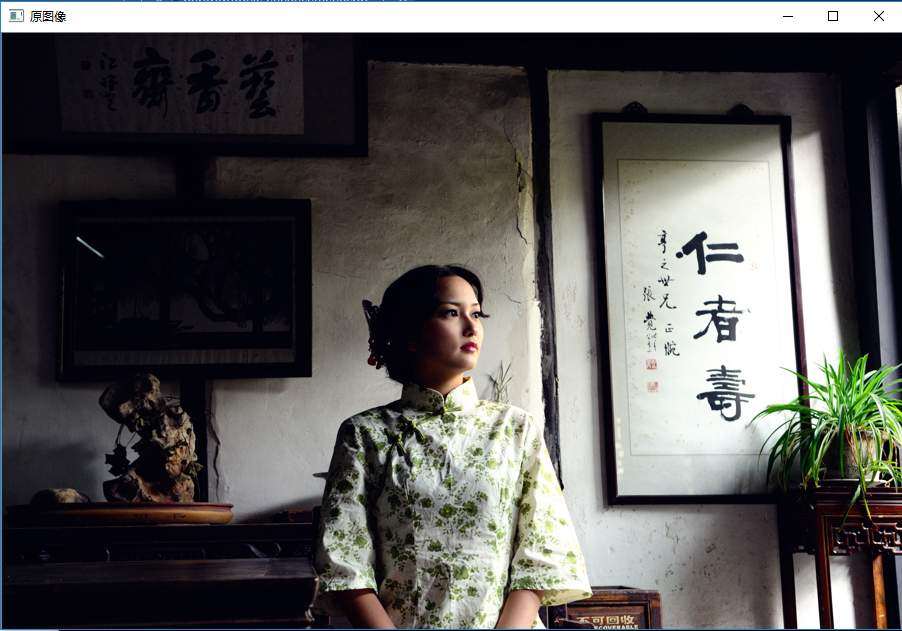
//> input picture opencv_test/Test.jpg, 902 x 631 px
$ ./split_chanel   (built with g++ and OpenCV 4)
//> lines starting //> are read from the running program, lines starting //| are printed output that depends on the picture
#include <opencv2/highgui/highgui.hpp>
#include <opencv2/imgproc/imgproc.hpp>
#include <opencv2/opencv.hpp>
#include <iostream>

using namespace cv;

int main(int argc, char *argv[])
{
	Mat image = imread("Test.jpg", 1);
//> image is the input picture: 631 rows x 902 cols, CV_8UC3; mean B, G, R 86.5, 88.3, 89.6
	if (image.empty())
	{
		std::cout << "打开图片失败,请检查" << std::endl;
		return -1;
	}
	imshow("原图像", image);
	Mat imageRGB[3];
	cv::TickMeter tm;
	tm.start();
	split(image, imageRGB);
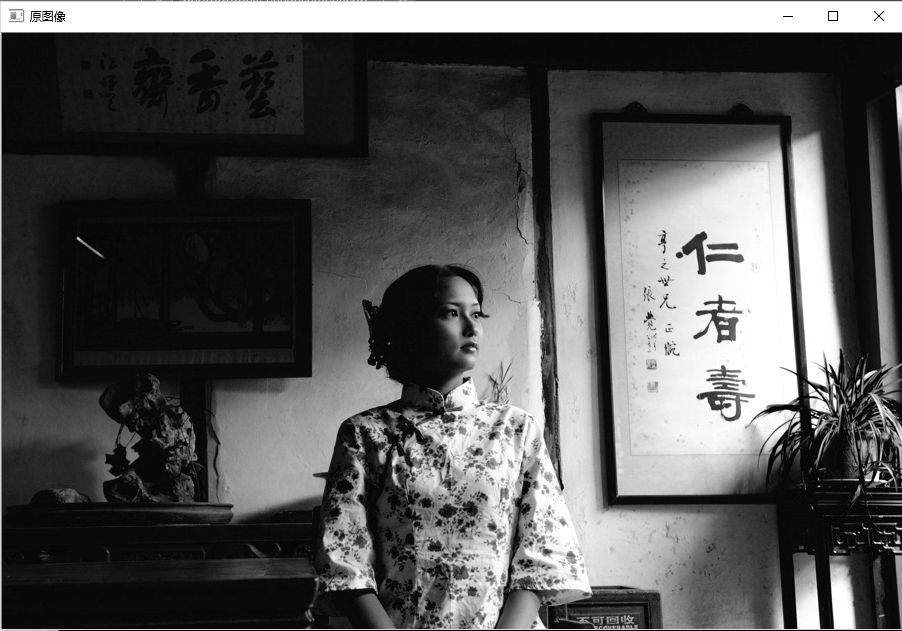
//> imageRGB[0]: 631 rows x 902 cols, CV_8UC1; min 0, max 255, mean 86.5
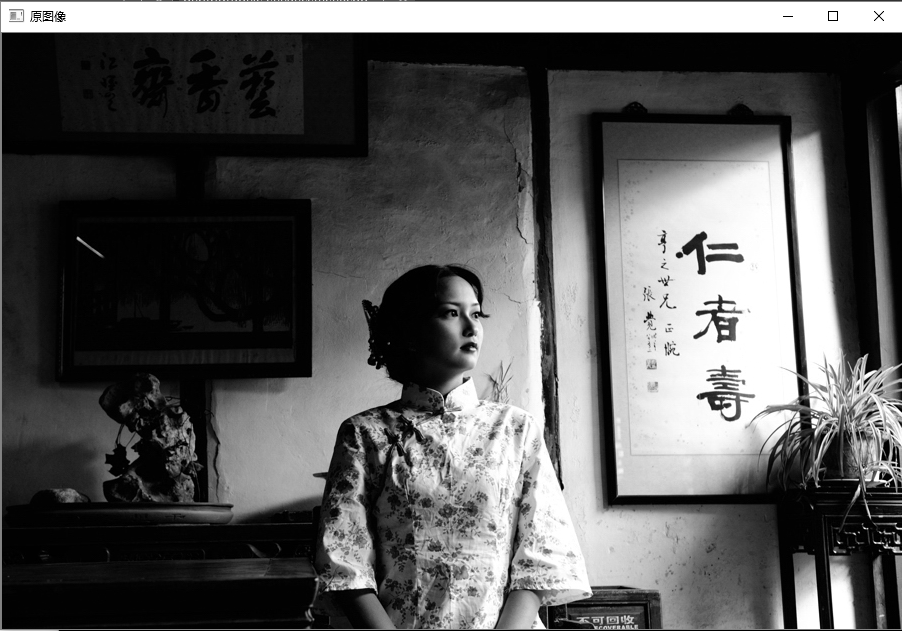
//> imageRGB[1]: 631 rows x 902 cols, CV_8UC1; min 0, max 255, mean 88.3
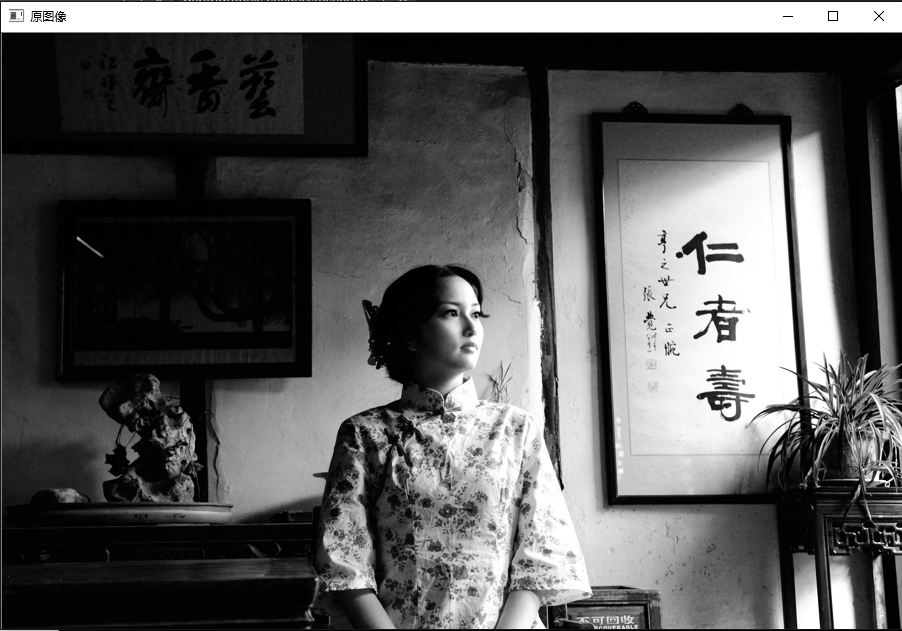
//> imageRGB[2]: 631 rows x 902 cols, CV_8UC1; min 0, max 255, mean 89.6
	for (int i = 0; i < 3; i++)
	{
		equalizeHist(imageRGB[i], imageRGB[i]);
	}
	merge(imageRGB, 3, image);
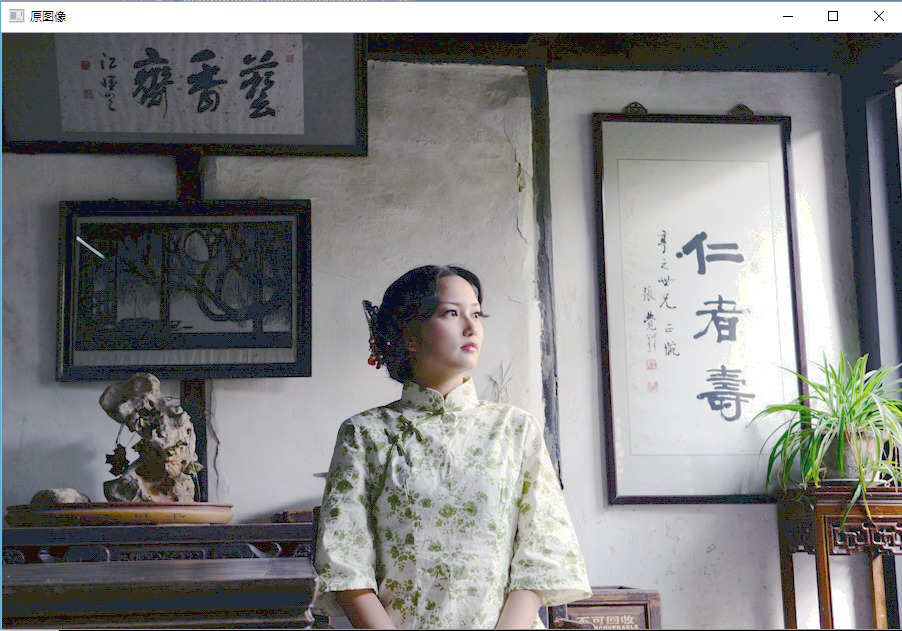
//> image: 631 rows x 902 cols, CV_8UC3; mean B, G, R 129.9, 129.8, 129.3
	tm.stop();
	std::cout<<"sharpen image use time " << tm.getTimeMilli() <<std::endl;
	imshow("直方图均衡化图像增强效果", image);
	waitKey();
	return 0;
}

$ run again, with opencv_test/000016.jpg copied over opencv_test/Test.jpg
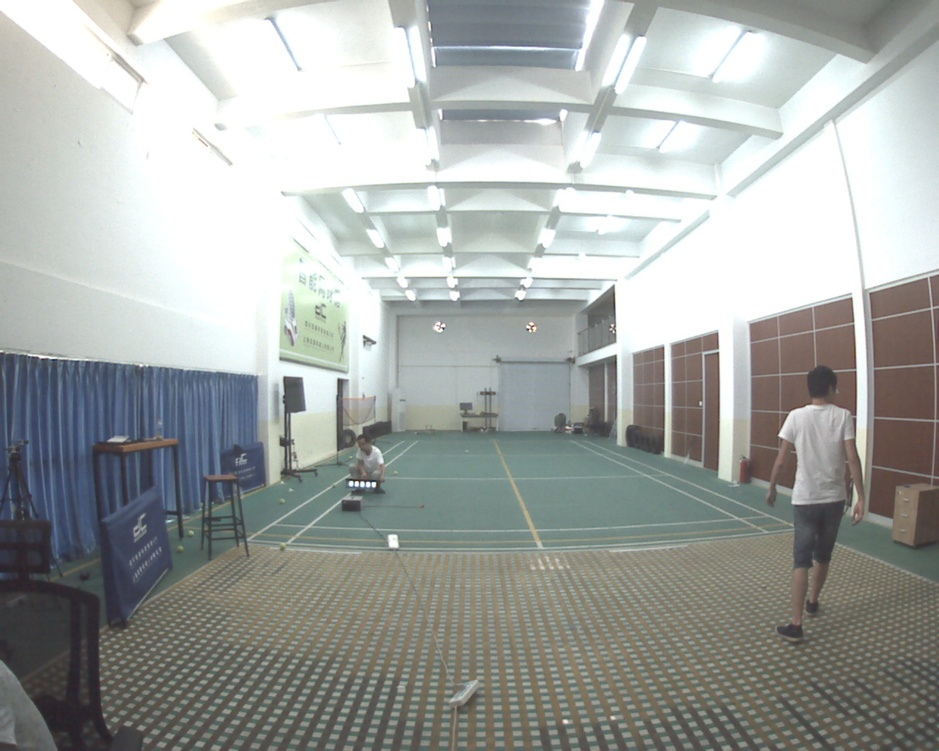
//> input picture opencv_test/000016.jpg, 939 x 751 px, shrunk from 1280 x 1024 before the run
//> image is the input picture: 751 rows x 939 cols, CV_8UC3; mean B, G, R 163.1, 166, 162.1
//> `split(image, imageRGB);`:
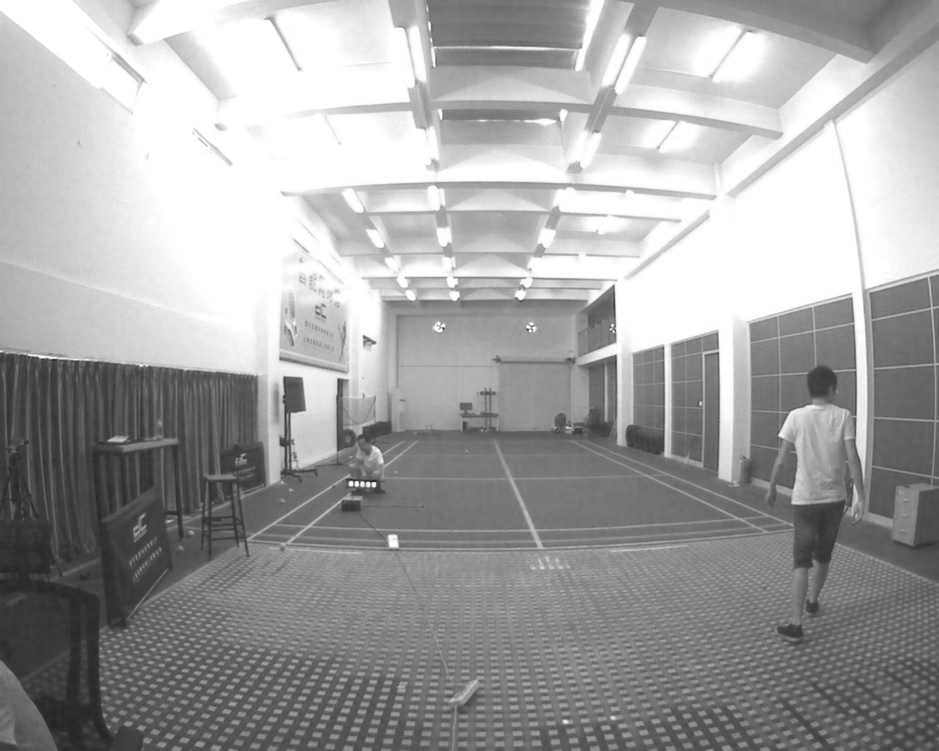
//> imageRGB[2]: 751 rows x 939 cols, CV_8UC1; min 30, max 255, mean 162.1
//> `merge(imageRGB, 3, image);`:
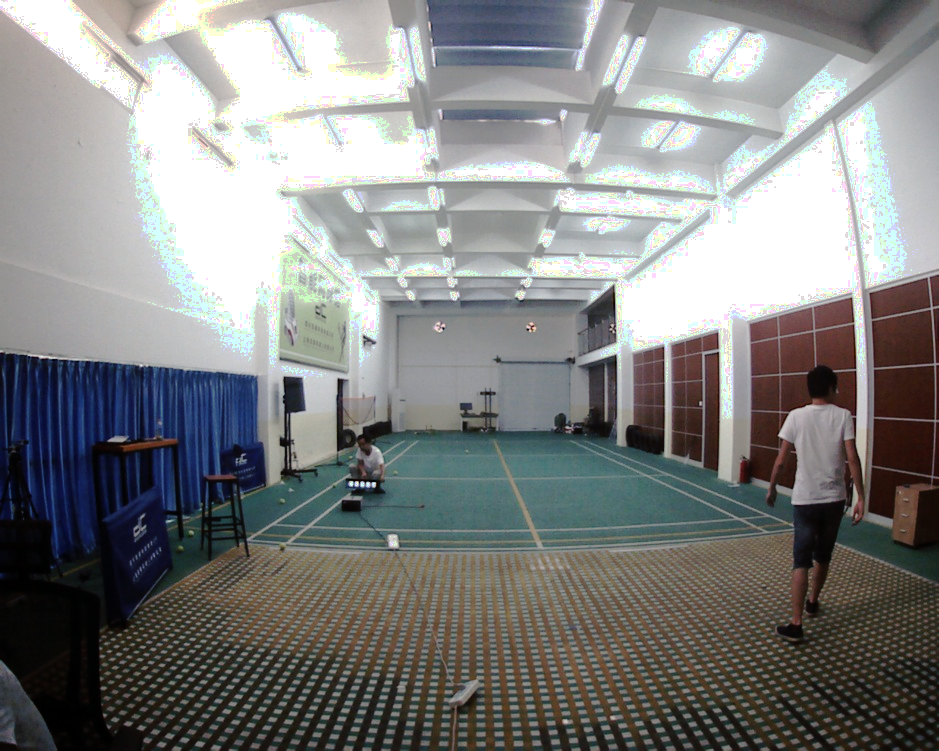
//> image: 751 rows x 939 cols, CV_8UC3; mean B, G, R 130.8, 131.3, 130
